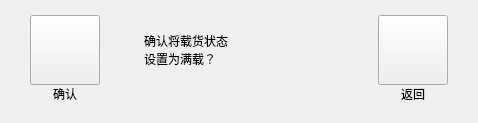
       <widget class="QWidget" name="controlFullLoadCheckPage">
        <layout class="QHBoxLayout" name="horizontalLayout_23">
         <property name="spacing">
          <number>44</number>
         </property>
         <property name="leftMargin">
          <number>30</number>
         </property>
         <property name="topMargin">
          <number>15</number>
         </property>
         <property name="rightMargin">
          <number>30</number>
         </property>
         <property name="bottomMargin">
          <number>20</number>
         </property>
         <item>
          <layout class="QVBoxLayout" name="verticalLayout_54">
           <property name="spacing">
            <number>0</number>
           </property>
           <item>
            <widget class="QPushButton" name="fullOkBtn">
             <property name="minimumSize">
              <size>
               <width>70</width>
               <height>70</height>
              </size>
             </property>
             <property name="maximumSize">
              <size>
               <width>70</width>
               <height>70</height>
              </size>
             </property>
             <property name="text">
              <string/>
             </property>
             <property name="autoRepeatDelay">
              <number>500</number>
             </property>
             <property name="autoRepeatInterval">
              <number>200</number>
             </property>
            </widget>
           </item>
           <item>
            <widget class="QLabel" name="fullOkBtnLabel">
             <property name="text">
              <string>确认</string>
             </property>
             <property name="alignment">
              <set>Qt::AlignCenter</set>
             </property>
            </widget>
           </item>
          </layout>
         </item>
         <item>
          <layout class="QVBoxLayout" name="verticalLayout_53">
           <item>
            <widget class="QLabel" name="fullCheckAlarmLabel">
             <property name="minimumSize">
              <size>
               <width>190</width>
               <height>70</height>
              </size>
             </property>
             <property name="maximumSize">
              <size>
               <width>190</width>
               <height>70</height>
              </size>
             </property>
             <property name="text">
              <string>确认将载货状态
设置为满载？</string>
             </property>
            </widget>
           </item>
           <item>
            <spacer name="verticalSpacer_11">
             <property name="orientation">
              <enum>Qt::Vertical</enum>
             </property>
             <property name="sizeHint" stdset="0">
              <size>
               <width>20</width>
               <height>17</height>
              </size>
             </property>
            </spacer>
           </item>
          </layout>
         </item>
         <item>
          <layout class="QVBoxLayout" name="verticalLayout_55">
           <property name="spacing">
            <number>0</number>
           </property>
           <item>
            <widget class="QPushButton" name="fullBackBtn">
             <property name="minimumSize">
              <size>
               <width>70</width>
               <height>70</height>
              </size>
             </property>
             <property name="maximumSize">
              <size>
               <width>70</width>
               <height>70</height>
              </size>
             </property>
             <property name="text">
              <string/>
             </property>
             <property name="autoRepeatDelay">
              <number>500</number>
             </property>
             <property name="autoRepeatInterval">
              <number>200</number>
             </property>
            </widget>
           </item>
           <item>
            <widget class="QLabel" name="fullBackBtnLabel">
             <property name="text">
              <string>返回</string>
             </property>
             <property name="alignment">
              <set>Qt::AlignCenter</set>
             </property>
            </widget>
           </item>
          </layout>
         </item>
        </layout>
       </widget>
